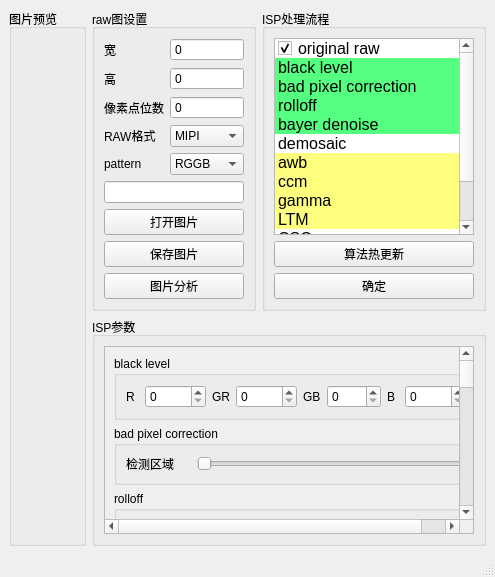
<?xml version="1.0" encoding="UTF-8"?>
<ui version="4.0">
 <class>ImageEditor</class>
 <widget class="QMainWindow" name="ImageEditor">
  <property name="geometry">
   <rect>
    <x>0</x>
    <y>0</y>
    <width>495</width>
    <height>577</height>
   </rect>
  </property>
  <property name="focusPolicy">
   <enum>Qt::ClickFocus</enum>
  </property>
  <property name="contextMenuPolicy">
   <enum>Qt::DefaultContextMenu</enum>
  </property>
  <property name="windowTitle">
   <string>RAW图处理工具</string>
  </property>
  <property name="toolTip">
   <string/>
  </property>
  <property name="toolTipDuration">
   <number>-1</number>
  </property>
  <property name="animated">
   <bool>true</bool>
  </property>
  <property name="dockOptions">
   <set>QMainWindow::AllowTabbedDocks|QMainWindow::AnimatedDocks|QMainWindow::GroupedDragging|QMainWindow::VerticalTabs</set>
  </property>
  <widget class="QWidget" name="centralwidget">
   <layout class="QGridLayout" name="gridLayout">
    <item row="1" column="1">
     <layout class="QVBoxLayout" name="verticalLayout">
      <item>
       <layout class="QHBoxLayout" name="horizontalLayout_3">
        <item>
         <widget class="QGroupBox" name="groupBox">
          <property name="maximumSize">
           <size>
            <width>164</width>
            <height>16777215</height>
           </size>
          </property>
          <property name="title">
           <string>raw图设置</string>
          </property>
          <layout class="QHBoxLayout" name="horizontalLayout">
           <item>
            <layout class="QVBoxLayout" name="verticalLayout_2">
             <item>
              <spacer name="verticalSpacer_2">
               <property name="orientation">
                <enum>Qt::Vertical</enum>
               </property>
               <property name="sizeHint" stdset="0">
                <size>
                 <width>20</width>
                 <height>40</height>
                </size>
               </property>
              </spacer>
             </item>
             <item>
              <layout class="QGridLayout" name="gridLayout_4">
               <item row="6" column="0">
                <widget class="QLabel" name="label_10">
                 <property name="text">
                  <string>pattern</string>
                 </property>
                </widget>
               </item>
               <item row="3" column="0">
                <widget class="QLabel" name="label_6">
                 <property name="text">
                  <string>高</string>
                 </property>
                </widget>
               </item>
               <item row="5" column="0">
                <widget class="QLabel" name="label_9">
                 <property name="text">
                  <string>RAW格式</string>
                 </property>
                </widget>
               </item>
               <item row="6" column="1">
                <widget class="QComboBox" name="pattern">
                 <item>
                  <property name="text">
                   <string>RGGB</string>
                  </property>
                 </item>
                 <item>
                  <property name="text">
                   <string>GRBG</string>
                  </property>
                 </item>
                 <item>
                  <property name="text">
                   <string>BGGR</string>
                  </property>
                 </item>
                 <item>
                  <property name="text">
                   <string>GBRG</string>
                  </property>
                 </item>
                </widget>
               </item>
               <item row="5" column="1">
                <widget class="QComboBox" name="raw_format">
                 <item>
                  <property name="text">
                   <string>MIPI</string>
                  </property>
                 </item>
                 <item>
                  <property name="text">
                   <string>PACKED</string>
                  </property>
                 </item>
                 <item>
                  <property name="text">
                   <string>UNPACKED</string>
                  </property>
                 </item>
                </widget>
               </item>
               <item row="2" column="0">
                <widget class="QLabel" name="label_7">
                 <property name="text">
                  <string>宽</string>
                 </property>
                </widget>
               </item>
               <item row="4" column="0">
                <widget class="QLabel" name="label_8">
                 <property name="text">
                  <string>像素点位数</string>
                 </property>
                </widget>
               </item>
               <item row="2" column="1">
                <widget class="QSpinBox" name="width">
                 <property name="buttonSymbols">
                  <enum>QAbstractSpinBox::NoButtons</enum>
                 </property>
                 <property name="maximum">
                  <number>8096</number>
                 </property>
                </widget>
               </item>
               <item row="3" column="1">
                <widget class="QSpinBox" name="height">
                 <property name="buttonSymbols">
                  <enum>QAbstractSpinBox::NoButtons</enum>
                 </property>
                 <property name="maximum">
                  <number>8096</number>
                 </property>
                </widget>
               </item>
               <item row="4" column="1">
                <widget class="QSpinBox" name="bit">
                 <property name="buttonSymbols">
                  <enum>QAbstractSpinBox::NoButtons</enum>
                 </property>
                 <property name="maximum">
                  <number>16</number>
                 </property>
                </widget>
               </item>
              </layout>
             </item>
             <item>
              <spacer name="verticalSpacer">
               <property name="orientation">
                <enum>Qt::Vertical</enum>
               </property>
               <property name="sizeHint" stdset="0">
                <size>
                 <width>20</width>
                 <height>40</height>
                </size>
               </property>
              </spacer>
             </item>
             <item>
              <widget class="QLineEdit" name="filename"/>
             </item>
             <item>
              <widget class="QPushButton" name="open_image">
               <property name="text">
                <string>打开图片</string>
               </property>
              </widget>
             </item>
             <item>
              <widget class="QPushButton" name="save_image">
               <property name="text">
                <string>保存图片</string>
               </property>
              </widget>
             </item>
             <item>
              <widget class="QPushButton" name="analysis_img">
               <property name="text">
                <string>图片分析</string>
               </property>
              </widget>
             </item>
            </layout>
           </item>
          </layout>
         </widget>
        </item>
        <item>
         <widget class="QGroupBox" name="groupBox_2">
          <property name="maximumSize">
           <size>
            <width>227</width>
            <height>16777215</height>
           </size>
          </property>
          <property name="title">
           <string>ISP处理流程</string>
          </property>
          <layout class="QGridLayout" name="gridLayout_2">
           <item row="3" column="1">
            <widget class="QPushButton" name="pipeline_ok">
             <property name="text">
              <string>确定</string>
             </property>
            </widget>
           </item>
           <item row="1" column="1">
            <widget class="QListWidget" name="pipeline">
             <property name="font">
              <font>
               <pointsize>12</pointsize>
              </font>
             </property>
             <property name="editTriggers">
              <set>QAbstractItemView::DoubleClicked|QAbstractItemView::EditKeyPressed</set>
             </property>
             <property name="dragDropMode">
              <enum>QAbstractItemView::DragDrop</enum>
             </property>
             <property name="defaultDropAction">
              <enum>Qt::MoveAction</enum>
             </property>
             <property name="alternatingRowColors">
              <bool>false</bool>
             </property>
             <property name="selectionMode">
              <enum>QAbstractItemView::SingleSelection</enum>
             </property>
             <property name="movement">
              <enum>QListView::Free</enum>
             </property>
             <property name="resizeMode">
              <enum>QListView::Adjust</enum>
             </property>
             <property name="layoutMode">
              <enum>QListView::SinglePass</enum>
             </property>
             <property name="wordWrap">
              <bool>true</bool>
             </property>
             <property name="selectionRectVisible">
              <bool>true</bool>
             </property>
             <property name="sortingEnabled">
              <bool>false</bool>
             </property>
             <item>
              <property name="text">
               <string>original raw</string>
              </property>
              <property name="checkState">
               <enum>Checked</enum>
              </property>
              <property name="flags">
               <set>ItemIsSelectable|ItemIsEnabled</set>
              </property>
             </item>
             <item>
              <property name="text">
               <string>black level</string>
              </property>
              <property name="background">
               <brush brushstyle="SolidPattern">
                <color alpha="255">
                 <red>85</red>
                 <green>255</green>
                 <blue>127</blue>
                </color>
               </brush>
              </property>
              <property name="checkState">
               <enum>Unchecked</enum>
              </property>
             </item>
             <item>
              <property name="text">
               <string>bad pixel correction</string>
              </property>
              <property name="background">
               <brush brushstyle="SolidPattern">
                <color alpha="255">
                 <red>85</red>
                 <green>255</green>
                 <blue>127</blue>
                </color>
               </brush>
              </property>
              <property name="checkState">
               <enum>Unchecked</enum>
              </property>
             </item>
             <item>
              <property name="text">
               <string>rolloff</string>
              </property>
              <property name="background">
               <brush brushstyle="SolidPattern">
                <color alpha="255">
                 <red>85</red>
                 <green>255</green>
                 <blue>127</blue>
                </color>
               </brush>
              </property>
              <property name="checkState">
               <enum>Unchecked</enum>
              </property>
             </item>
             <item>
              <property name="text">
               <string>bayer denoise</string>
              </property>
              <property name="background">
               <brush brushstyle="SolidPattern">
                <color alpha="255">
                 <red>85</red>
                 <green>255</green>
                 <blue>127</blue>
                </color>
               </brush>
              </property>
              <property name="checkState">
               <enum>Unchecked</enum>
              </property>
             </item>
             <item>
              <property name="text">
               <string>demosaic</string>
              </property>
              <property name="background">
               <brush brushstyle="SolidPattern">
                <color alpha="255">
                 <red>255</red>
                 <green>255</green>
                 <blue>255</blue>
                </color>
               </brush>
              </property>
              <property name="checkState">
               <enum>Unchecked</enum>
              </property>
             </item>
             <item>
              <property name="text">
               <string>awb</string>
              </property>
              <property name="background">
               <brush brushstyle="SolidPattern">
                <color alpha="255">
                 <red>255</red>
                 <green>255</green>
                 <blue>127</blue>
                </color>
               </brush>
              </property>
              <property name="checkState">
               <enum>Unchecked</enum>
              </property>
             </item>
             <item>
              <property name="text">
               <string>ccm</string>
              </property>
              <property name="background">
               <brush brushstyle="SolidPattern">
                <color alpha="255">
                 <red>255</red>
                 <green>255</green>
                 <blue>127</blue>
                </color>
               </brush>
              </property>
              <property name="checkState">
               <enum>Unchecked</enum>
              </property>
             </item>
             <item>
              <property name="text">
               <string>gamma</string>
              </property>
              <property name="background">
               <brush brushstyle="SolidPattern">
                <color alpha="255">
                 <red>255</red>
                 <green>255</green>
                 <blue>127</blue>
                </color>
               </brush>
              </property>
              <property name="checkState">
               <enum>Unchecked</enum>
              </property>
             </item>
             <item>
              <property name="text">
               <string>LTM</string>
              </property>
              <property name="background">
               <brush brushstyle="SolidPattern">
                <color alpha="255">
                 <red>255</red>
                 <green>255</green>
                 <blue>127</blue>
                </color>
               </brush>
              </property>
              <property name="checkState">
               <enum>Unchecked</enum>
              </property>
             </item>
             <item>
              <property name="text">
               <string>CSC</string>
              </property>
              <property name="background">
               <brush brushstyle="SolidPattern">
                <color alpha="255">
                 <red>255</red>
                 <green>255</green>
                 <blue>255</blue>
                </color>
               </brush>
              </property>
              <property name="checkState">
               <enum>Unchecked</enum>
              </property>
             </item>
             <item>
              <property name="text">
               <string>yuv denoise</string>
              </property>
              <property name="background">
               <brush brushstyle="SolidPattern">
                <color alpha="255">
                 <red>170</red>
                 <green>255</green>
                 <blue>255</blue>
                </color>
               </brush>
              </property>
              <property name="checkState">
               <enum>Unchecked</enum>
              </property>
             </item>
             <item>
              <property name="text">
               <string>yuv sharpen</string>
              </property>
              <property name="background">
               <brush brushstyle="SolidPattern">
                <color alpha="255">
                 <red>170</red>
                 <green>255</green>
                 <blue>255</blue>
                </color>
               </brush>
              </property>
              <property name="checkState">
               <enum>Unchecked</enum>
              </property>
             </item>
            </widget>
           </item>
           <item row="2" column="1">
            <widget class="QPushButton" name="reload">
             <property name="text">
              <string>算法热更新</string>
             </property>
            </widget>
           </item>
          </layout>
         </widget>
        </item>
       </layout>
      </item>
      <item>
       <widget class="QGroupBox" name="groupBox_3">
        <property name="maximumSize">
         <size>
          <width>399</width>
          <height>16777215</height>
         </size>
        </property>
        <property name="title">
         <string>ISP参数</string>
        </property>
        <layout class="QGridLayout" name="gridLayout_6">
         <item row="1" column="0">
          <widget class="QScrollArea" name="scrollArea">
           <property name="widgetResizable">
            <bool>true</bool>
           </property>
           <widget class="QWidget" name="scrollAreaWidgetContents">
            <property name="geometry">
             <rect>
              <x>0</x>
              <y>-600</y>
              <width>364</width>
              <height>811</height>
             </rect>
            </property>
            <layout class="QGridLayout" name="gridLayout_7">
             <item row="10" column="0">
              <widget class="QGroupBox" name="groupBox_14">
               <property name="title">
                <string>yuv denoise</string>
               </property>
              </widget>
             </item>
             <item row="8" column="0">
              <widget class="QGroupBox" name="groupBox_12">
               <property name="title">
                <string>LTM</string>
               </property>
               <layout class="QGridLayout" name="gridLayout_11">
                <item row="0" column="1">
                 <widget class="QSlider" name="dark_boost">
                  <property name="maximum">
                   <number>300</number>
                  </property>
                  <property name="singleStep">
                   <number>10</number>
                  </property>
                  <property name="pageStep">
                   <number>50</number>
                  </property>
                  <property name="value">
                   <number>100</number>
                  </property>
                  <property name="orientation">
                   <enum>Qt::Horizontal</enum>
                  </property>
                 </widget>
                </item>
                <item row="0" column="0">
                 <widget class="QLabel" name="label_14">
                  <property name="text">
                   <string>暗区提升    </string>
                  </property>
                 </widget>
                </item>
                <item row="1" column="0">
                 <widget class="QLabel" name="label_15">
                  <property name="text">
                   <string>亮区抑制</string>
                  </property>
                 </widget>
                </item>
                <item row="1" column="1">
                 <widget class="QSlider" name="bright_suppress">
                  <property name="maximum">
                   <number>300</number>
                  </property>
                  <property name="singleStep">
                   <number>10</number>
                  </property>
                  <property name="pageStep">
                   <number>50</number>
                  </property>
                  <property name="value">
                   <number>100</number>
                  </property>
                  <property name="orientation">
                   <enum>Qt::Horizontal</enum>
                  </property>
                 </widget>
                </item>
               </layout>
              </widget>
             </item>
             <item row="0" column="0">
              <widget class="QGroupBox" name="groupBox_4">
               <property name="title">
                <string>black level</string>
               </property>
               <layout class="QGridLayout" name="gridLayout_3">
                <item row="0" column="3">
                 <widget class="QLabel" name="label_2">
                  <property name="text">
                   <string>GR</string>
                  </property>
                 </widget>
                </item>
                <item row="0" column="5">
                 <widget class="QLabel" name="label_3">
                  <property name="text">
                   <string>GB</string>
                  </property>
                 </widget>
                </item>
                <item row="0" column="8">
                 <widget class="QSpinBox" name="blc_b">
                  <property name="maximum">
                   <number>10000</number>
                  </property>
                 </widget>
                </item>
                <item row="0" column="6">
                 <widget class="QSpinBox" name="blc_gb">
                  <property name="maximum">
                   <number>1000</number>
                  </property>
                 </widget>
                </item>
                <item row="0" column="4">
                 <widget class="QSpinBox" name="blc_gr">
                  <property name="maximum">
                   <number>10000</number>
                  </property>
                 </widget>
                </item>
                <item row="0" column="0">
                 <widget class="QLabel" name="label">
                  <property name="text">
                   <string>R</string>
                  </property>
                 </widget>
                </item>
                <item row="0" column="7">
                 <widget class="QLabel" name="label_4">
                  <property name="text">
                   <string>B</string>
                  </property>
                 </widget>
                </item>
                <item row="0" column="2">
                 <widget class="QSpinBox" name="blc_r">
                  <property name="maximum">
                   <number>10000</number>
                  </property>
                 </widget>
                </item>
               </layout>
              </widget>
             </item>
             <item row="3" column="0">
              <widget class="QGroupBox" name="groupBox_7">
               <property name="title">
                <string>bayer denoise</string>
               </property>
              </widget>
             </item>
             <item row="9" column="0">
              <widget class="QGroupBox" name="groupBox_13">
               <property name="title">
                <string>CSC</string>
               </property>
               <layout class="QGridLayout" name="gridLayout_13">
                <item row="5" column="1">
                 <widget class="QSlider" name="saturation">
                  <property name="maximum">
                   <number>100</number>
                  </property>
                  <property name="value">
                   <number>50</number>
                  </property>
                  <property name="orientation">
                   <enum>Qt::Horizontal</enum>
                  </property>
                 </widget>
                </item>
                <item row="4" column="1">
                 <widget class="QSlider" name="hue">
                  <property name="maximum">
                   <number>100</number>
                  </property>
                  <property name="value">
                   <number>50</number>
                  </property>
                  <property name="orientation">
                   <enum>Qt::Horizontal</enum>
                  </property>
                 </widget>
                </item>
                <item row="2" column="0">
                 <widget class="QLabel" name="label_16">
                  <property name="text">
                   <string>亮度        </string>
                  </property>
                 </widget>
                </item>
                <item row="4" column="0">
                 <widget class="QLabel" name="label_18">
                  <property name="text">
                   <string>色调      </string>
                  </property>
                 </widget>
                </item>
                <item row="0" column="0" colspan="2">
                 <widget class="QCheckBox" name="limitrange">
                  <property name="text">
                   <string>是否限制YUV的输出范围，TV标准需:16-235,PC标准:0-255</string>
                  </property>
                 </widget>
                </item>
                <item row="2" column="1">
                 <widget class="QSlider" name="luma">
                  <property name="maximum">
                   <number>100</number>
                  </property>
                  <property name="value">
                   <number>50</number>
                  </property>
                  <property name="orientation">
                   <enum>Qt::Horizontal</enum>
                  </property>
                 </widget>
                </item>
                <item row="3" column="0">
                 <widget class="QLabel" name="label_17">
                  <property name="text">
                   <string>对比度     </string>
                  </property>
                 </widget>
                </item>
                <item row="3" column="1">
                 <widget class="QSlider" name="contrast">
                  <property name="maximum">
                   <number>100</number>
                  </property>
                  <property name="value">
                   <number>50</number>
                  </property>
                  <property name="orientation">
                   <enum>Qt::Horizontal</enum>
                  </property>
                 </widget>
                </item>
                <item row="5" column="0">
                 <widget class="QLabel" name="label_19">
                  <property name="text">
                   <string>饱和度    </string>
                  </property>
                 </widget>
                </item>
                <item row="1" column="1">
                 <widget class="QComboBox" name="color_space">
                  <property name="layoutDirection">
                   <enum>Qt::LeftToRight</enum>
                  </property>
                  <item>
                   <property name="text">
                    <string>BT709</string>
                   </property>
                  </item>
                  <item>
                   <property name="text">
                    <string>BT2020</string>
                   </property>
                  </item>
                  <item>
                   <property name="text">
                    <string>BT601</string>
                   </property>
                  </item>
                 </widget>
                </item>
                <item row="1" column="0">
                 <widget class="QLabel" name="label_20">
                  <property name="text">
                   <string>色域标准</string>
                  </property>
                 </widget>
                </item>
               </layout>
              </widget>
             </item>
             <item row="7" column="0">
              <widget class="QGroupBox" name="groupBox_11">
               <property name="title">
                <string>gamma</string>
               </property>
               <layout class="QGridLayout" name="gridLayout_9">
                <item row="0" column="0">
                 <widget class="QLabel" name="label_13">
                  <property name="text">
                   <string>ratio</string>
                  </property>
                 </widget>
                </item>
                <item row="0" column="1">
                 <widget class="QDoubleSpinBox" name="gamma_ratio">
                  <property name="value">
                   <double>2.200000000000000</double>
                  </property>
                 </widget>
                </item>
               </layout>
              </widget>
             </item>
             <item row="6" column="0">
              <widget class="QGroupBox" name="groupBox_10">
               <property name="title">
                <string>ccm</string>
               </property>
               <layout class="QGridLayout" name="gridLayout_12">
                <item row="1" column="4">
                 <layout class="QVBoxLayout" name="verticalLayout_3">
                  <item>
                   <layout class="QHBoxLayout" name="horizontalLayout_2">
                    <item>
                     <widget class="QLabel" name="label_22">
                      <property name="text">
                       <string>RR</string>
                      </property>
                     </widget>
                    </item>
                    <item>
                     <widget class="QDoubleSpinBox" name="ccm_rr">
                      <property name="buttonSymbols">
                       <enum>QAbstractSpinBox::NoButtons</enum>
                      </property>
                      <property name="decimals">
                       <number>3</number>
                      </property>
                      <property name="minimum">
                       <double>-8.000000000000000</double>
                      </property>
                      <property name="maximum">
                       <double>8.000000000000000</double>
                      </property>
                      <property name="value">
                       <double>1.000000000000000</double>
                      </property>
                     </widget>
                    </item>
                    <item>
                     <widget class="QLabel" name="label_23">
                      <property name="text">
                       <string>RG</string>
                      </property>
                     </widget>
                    </item>
                    <item>
                     <widget class="QDoubleSpinBox" name="ccm_rg">
                      <property name="buttonSymbols">
                       <enum>QAbstractSpinBox::NoButtons</enum>
                      </property>
                      <property name="decimals">
                       <number>3</number>
                      </property>
                      <property name="minimum">
                       <double>-8.000000000000000</double>
                      </property>
                      <property name="maximum">
                       <double>8.000000000000000</double>
                      </property>
                     </widget>
                    </item>
                    <item>
                     <widget class="QLabel" name="label_24">
                      <property name="text">
                       <string>RB</string>
                      </property>
                     </widget>
                    </item>
                    <item>
                     <widget class="QDoubleSpinBox" name="ccm_rb">
                      <property name="buttonSymbols">
                       <enum>QAbstractSpinBox::NoButtons</enum>
                      </property>
                      <property name="decimals">
                       <number>3</number>
                      </property>
                      <property name="minimum">
                       <double>-8.000000000000000</double>
                      </property>
                      <property name="maximum">
                       <double>8.000000000000000</double>
                      </property>
                     </widget>
                    </item>
                   </layout>
                  </item>
                  <item>
                   <layout class="QHBoxLayout" name="horizontalLayout_4">
                    <item>
                     <widget class="QLabel" name="label_25">
                      <property name="text">
                       <string>GR</string>
                      </property>
                     </widget>
                    </item>
                    <item>
                     <widget class="QDoubleSpinBox" name="ccm_gr">
                      <property name="buttonSymbols">
                       <enum>QAbstractSpinBox::NoButtons</enum>
                      </property>
                      <property name="decimals">
                       <number>3</number>
                      </property>
                      <property name="minimum">
                       <double>-8.000000000000000</double>
                      </property>
                      <property name="maximum">
                       <double>8.000000000000000</double>
                      </property>
                     </widget>
                    </item>
                    <item>
                     <widget class="QLabel" name="label_26">
                      <property name="text">
                       <string>GG</string>
                      </property>
                     </widget>
                    </item>
                    <item>
                     <widget class="QDoubleSpinBox" name="ccm_gg">
                      <property name="buttonSymbols">
                       <enum>QAbstractSpinBox::NoButtons</enum>
                      </property>
                      <property name="decimals">
                       <number>3</number>
                      </property>
                      <property name="minimum">
                       <double>-8.000000000000000</double>
                      </property>
                      <property name="maximum">
                       <double>8.000000000000000</double>
                      </property>
                      <property name="value">
                       <double>1.000000000000000</double>
                      </property>
                     </widget>
                    </item>
                    <item>
                     <widget class="QLabel" name="label_27">
                      <property name="text">
                       <string>GB</string>
                      </property>
                     </widget>
                    </item>
                    <item>
                     <widget class="QDoubleSpinBox" name="ccm_gb">
                      <property name="buttonSymbols">
                       <enum>QAbstractSpinBox::NoButtons</enum>
                      </property>
                      <property name="decimals">
                       <number>3</number>
                      </property>
                      <property name="minimum">
                       <double>-8.000000000000000</double>
                      </property>
                      <property name="maximum">
                       <double>8.000000000000000</double>
                      </property>
                     </widget>
                    </item>
                   </layout>
                  </item>
                  <item>
                   <layout class="QHBoxLayout" name="horizontalLayout_5">
                    <item>
                     <widget class="QLabel" name="label_28">
                      <property name="text">
                       <string>BR</string>
                      </property>
                     </widget>
                    </item>
                    <item>
                     <widget class="QDoubleSpinBox" name="ccm_br">
                      <property name="buttonSymbols">
                       <enum>QAbstractSpinBox::NoButtons</enum>
                      </property>
                      <property name="decimals">
                       <number>3</number>
                      </property>
                      <property name="minimum">
                       <double>-8.000000000000000</double>
                      </property>
                      <property name="maximum">
                       <double>8.000000000000000</double>
                      </property>
                     </widget>
                    </item>
                    <item>
                     <widget class="QLabel" name="label_29">
                      <property name="text">
                       <string>BG</string>
                      </property>
                     </widget>
                    </item>
                    <item>
                     <widget class="QDoubleSpinBox" name="ccm_bg">
                      <property name="buttonSymbols">
                       <enum>QAbstractSpinBox::NoButtons</enum>
                      </property>
                      <property name="decimals">
                       <number>3</number>
                      </property>
                      <property name="minimum">
                       <double>-8.000000000000000</double>
                      </property>
                      <property name="maximum">
                       <double>8.000000000000000</double>
                      </property>
                     </widget>
                    </item>
                    <item>
                     <widget class="QLabel" name="label_30">
                      <property name="text">
                       <string>BB</string>
                      </property>
                     </widget>
                    </item>
                    <item>
                     <widget class="QDoubleSpinBox" name="ccm_bb">
                      <property name="buttonSymbols">
                       <enum>QAbstractSpinBox::NoButtons</enum>
                      </property>
                      <property name="decimals">
                       <number>3</number>
                      </property>
                      <property name="minimum">
                       <double>-8.000000000000000</double>
                      </property>
                      <property name="maximum">
                       <double>8.000000000000000</double>
                      </property>
                      <property name="value">
                       <double>1.000000000000000</double>
                      </property>
                     </widget>
                    </item>
                   </layout>
                  </item>
                 </layout>
                </item>
               </layout>
              </widget>
             </item>
             <item row="2" column="0">
              <widget class="QGroupBox" name="groupBox_5">
               <property name="title">
                <string>rolloff</string>
               </property>
               <layout class="QGridLayout" name="gridLayout_14">
                <item row="0" column="0">
                 <widget class="QPushButton" name="inputflatphoto">
                  <property name="text">
                   <string>导入平场图（均匀光照的图片）</string>
                  </property>
                 </widget>
                </item>
               </layout>
              </widget>
             </item>
             <item row="5" column="0">
              <widget class="QGroupBox" name="groupBox_9">
               <property name="title">
                <string>awb</string>
               </property>
               <layout class="QGridLayout" name="gridLayout_8">
                <item row="0" column="2">
                 <widget class="QDoubleSpinBox" name="awb_r">
                  <property name="decimals">
                   <number>3</number>
                  </property>
                  <property name="value">
                   <double>1.000000000000000</double>
                  </property>
                 </widget>
                </item>
                <item row="0" column="4">
                 <widget class="QDoubleSpinBox" name="awb_g">
                  <property name="decimals">
                   <number>3</number>
                  </property>
                  <property name="value">
                   <double>1.000000000000000</double>
                  </property>
                 </widget>
                </item>
                <item row="0" column="5">
                 <widget class="QLabel" name="label_12">
                  <property name="text">
                   <string>B</string>
                  </property>
                 </widget>
                </item>
                <item row="0" column="1">
                 <widget class="QLabel" name="label_5">
                  <property name="text">
                   <string>R</string>
                  </property>
                 </widget>
                </item>
                <item row="0" column="6">
                 <widget class="QDoubleSpinBox" name="awb_b">
                  <property name="decimals">
                   <number>3</number>
                  </property>
                  <property name="value">
                   <double>1.000000000000000</double>
                  </property>
                 </widget>
                </item>
                <item row="0" column="3">
                 <widget class="QLabel" name="label_11">
                  <property name="text">
                   <string>G</string>
                  </property>
                 </widget>
                </item>
                <item row="0" column="7">
                 <widget class="QPushButton" name="select_from_raw">
                  <property name="text">
                   <string>从raw图选取</string>
                  </property>
                 </widget>
                </item>
               </layout>
              </widget>
             </item>
             <item row="4" column="0">
              <widget class="QGroupBox" name="groupBox_8">
               <property name="title">
                <string>demosaic</string>
               </property>
               <layout class="QGridLayout" name="gridLayout_10">
                <item row="0" column="0">
                 <widget class="QComboBox" name="demosaic_type">
                  <item>
                   <property name="text">
                    <string>双线性插值</string>
                   </property>
                  </item>
                  <item>
                   <property name="text">
                    <string>Malvar2004</string>
                   </property>
                  </item>
                  <item>
                   <property name="text">
                    <string>Menon2007</string>
                   </property>
                  </item>
                 </widget>
                </item>
               </layout>
              </widget>
             </item>
             <item row="11" column="0">
              <widget class="QGroupBox" name="groupBox_15">
               <property name="title">
                <string>yuv sharpen</string>
               </property>
               <layout class="QGridLayout" name="gridLayout_16">
                <item row="1" column="0">
                 <widget class="QLabel" name="label_32">
                  <property name="text">
                   <string>3x3中值滤波强度</string>
                  </property>
                 </widget>
                </item>
                <item row="1" column="1">
                 <widget class="QSlider" name="horizontalSlider_2">
                  <property name="orientation">
                   <enum>Qt::Horizontal</enum>
                  </property>
                 </widget>
                </item>
                <item row="2" column="0">
                 <widget class="QLabel" name="label_31">
                  <property name="text">
                   <string>边缘检测范围</string>
                  </property>
                 </widget>
                </item>
                <item row="2" column="1">
                 <widget class="QSlider" name="horizontalSlider">
                  <property name="maximum">
                   <number>100</number>
                  </property>
                  <property name="value">
                   <number>50</number>
                  </property>
                  <property name="orientation">
                   <enum>Qt::Horizontal</enum>
                  </property>
                 </widget>
                </item>
                <item row="0" column="0">
                 <widget class="QLabel" name="label_33">
                  <property name="text">
                   <string>整体强度</string>
                  </property>
                 </widget>
                </item>
                <item row="0" column="1">
                 <widget class="QSlider" name="horizontalSlider_3">
                  <property name="maximum">
                   <number>100</number>
                  </property>
                  <property name="value">
                   <number>50</number>
                  </property>
                  <property name="orientation">
                   <enum>Qt::Horizontal</enum>
                  </property>
                 </widget>
                </item>
               </layout>
              </widget>
             </item>
             <item row="1" column="0">
              <widget class="QGroupBox" name="groupBox_6">
               <property name="title">
                <string>bad pixel correction</string>
               </property>
               <layout class="QGridLayout" name="gridLayout_15">
                <item row="0" column="0">
                 <widget class="QLabel" name="label_21">
                  <property name="text">
                   <string>检测区域     </string>
                  </property>
                 </widget>
                </item>
                <item row="0" column="1">
                 <widget class="QSlider" name="badpixelcorrection">
                  <property name="maximum">
                   <number>2</number>
                  </property>
                  <property name="orientation">
                   <enum>Qt::Horizontal</enum>
                  </property>
                 </widget>
                </item>
               </layout>
              </widget>
             </item>
            </layout>
           </widget>
          </widget>
         </item>
        </layout>
       </widget>
      </item>
     </layout>
    </item>
    <item row="1" column="0">
     <widget class="QGroupBox" name="photo_title">
      <property name="title">
       <string>图片预览</string>
      </property>
      <layout class="QGridLayout" name="gridLayout_5">
       <item row="0" column="0">
        <layout class="QGridLayout" name="graphicsView"/>
       </item>
      </layout>
     </widget>
    </item>
   </layout>
  </widget>
  <widget class="QStatusBar" name="statusBar">
   <property name="mouseTracking">
    <bool>true</bool>
   </property>
  </widget>
  <action name="historgram">
   <property name="text">
    <string>直方图</string>
   </property>
  </action>
  <action name="statics">
   <property name="checkable">
    <bool>true</bool>
   </property>
   <property name="text">
    <string>统计信息</string>
   </property>
  </action>
  <action name="boxblur">
   <property name="text">
    <string>方框滤波</string>
   </property>
  </action>
  <action name="guassian">
   <property name="text">
    <string>高斯滤波</string>
   </property>
  </action>
  <action name="medianblur">
   <property name="text">
    <string>中值滤波</string>
   </property>
   <property name="shortcutContext">
    <enum>Qt::WindowShortcut</enum>
   </property>
  </action>
  <action name="bilateralblur">
   <property name="text">
    <string>双边滤波</string>
   </property>
  </action>
 </widget>
 <tabstops>
  <tabstop>width</tabstop>
  <tabstop>height</tabstop>
  <tabstop>bit</tabstop>
  <tabstop>raw_format</tabstop>
  <tabstop>pattern</tabstop>
  <tabstop>filename</tabstop>
  <tabstop>open_image</tabstop>
  <tabstop>save_image</tabstop>
  <tabstop>analysis_img</tabstop>
  <tabstop>pipeline</tabstop>
  <tabstop>reload</tabstop>
  <tabstop>pipeline_ok</tabstop>
  <tabstop>scrollArea</tabstop>
  <tabstop>blc_r</tabstop>
  <tabstop>blc_gr</tabstop>
  <tabstop>blc_gb</tabstop>
  <tabstop>blc_b</tabstop>
  <tabstop>badpixelcorrection</tabstop>
  <tabstop>inputflatphoto</tabstop>
  <tabstop>demosaic_type</tabstop>
  <tabstop>awb_r</tabstop>
  <tabstop>awb_g</tabstop>
  <tabstop>awb_b</tabstop>
  <tabstop>select_from_raw</tabstop>
  <tabstop>ccm_rr</tabstop>
  <tabstop>ccm_rg</tabstop>
  <tabstop>ccm_rb</tabstop>
  <tabstop>ccm_gr</tabstop>
  <tabstop>ccm_gg</tabstop>
  <tabstop>ccm_gb</tabstop>
  <tabstop>ccm_br</tabstop>
  <tabstop>ccm_bg</tabstop>
  <tabstop>ccm_bb</tabstop>
  <tabstop>gamma_ratio</tabstop>
  <tabstop>dark_boost</tabstop>
  <tabstop>bright_suppress</tabstop>
  <tabstop>limitrange</tabstop>
  <tabstop>color_space</tabstop>
  <tabstop>luma</tabstop>
  <tabstop>contrast</tabstop>
  <tabstop>hue</tabstop>
  <tabstop>saturation</tabstop>
 </tabstops>
 <resources>
  <include location="../../../components/resource.qrc"/>
 </resources>
 <connections/>
</ui>
